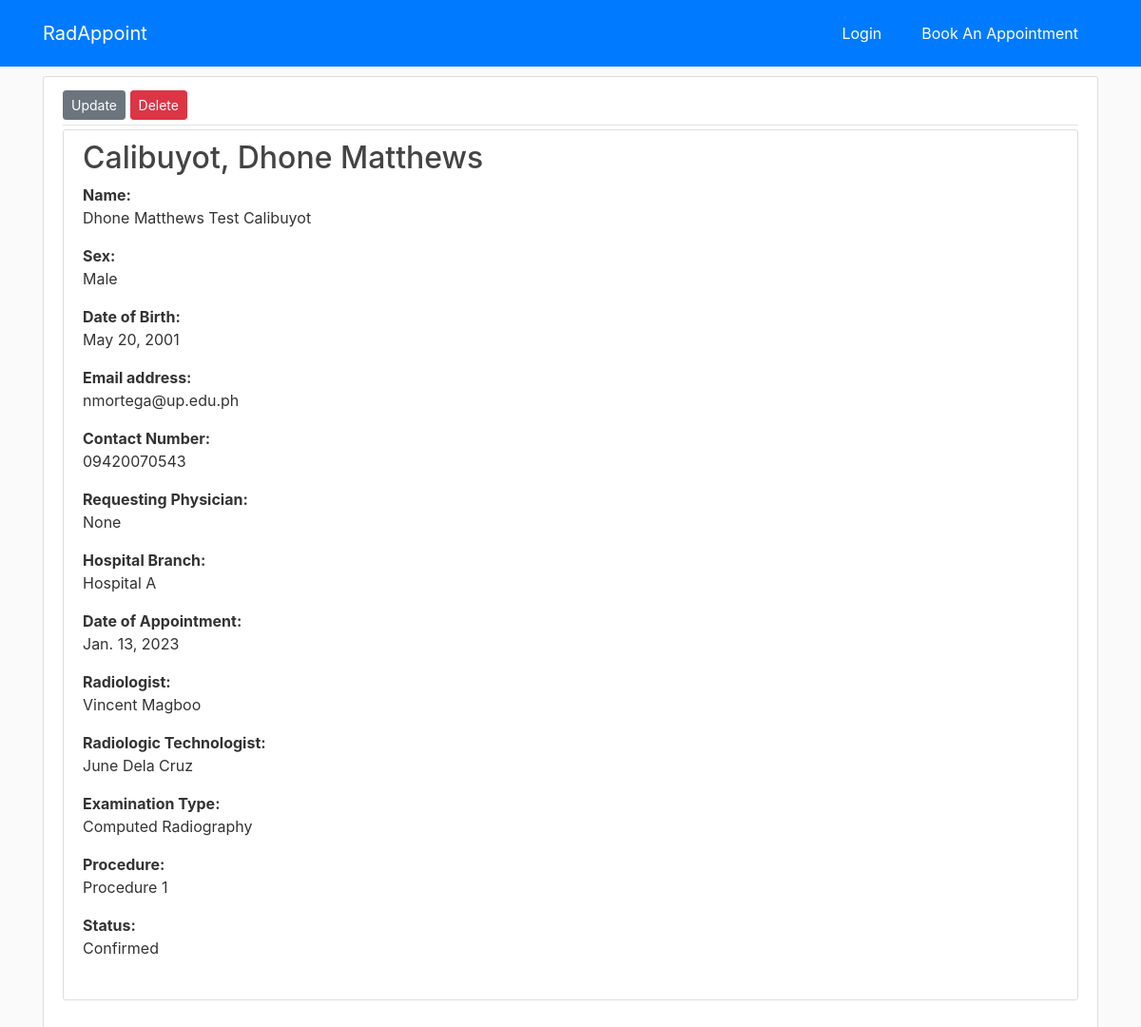
/booking/18/, run on the app's committed database.
### blog/models.py (models this page shows, shortened)
class Post(models.Model):
    last_name = models.CharField('Last Name', max_length=100, blank= True, null = True)
    first_name = models.CharField('First Name', max_length=100, blank= True, null = True)
    middle_name = models.CharField('Middle Name', max_length=100, blank= True, null = True)
    sex_choices = (
        ('Male', 'Male'),
        ('Female', 'Female'),
    )
    sex = models.CharField('Sex', max_length=100, choices = sex_choices, blank= True, null = True)
    date_of_birth = models.DateField('Date of Birth', auto_now_add = False, auto_now = False, blank = True, null = True)
    email_address = models.EmailField ('Email Address', blank= True, null = True)
    contact_number = models.CharField('Contact Number', blank= True, null = True, max_length=12)
    requesting_physician = models.CharField('Requesting Physician', max_length=100, blank= True, null = True)
    site_choices = (
        ('Hospital A', 'Hospital A'),
        ('Hospital B', 'Hospital B'),
        ('Hospital C', 'Hospital C'),
    )
    hospital_site = models.CharField('Select site', max_length=100, choices = site_choices, blank= True, null = True)
    preferred_date = models.DateField('Preferred Date', auto_now_add = False, auto_now = False, blank = True, null = True)
    exam_type_choices = (
        ('Computed Radiography', 'Computed Radiography'),
        ('Ultrasound', 'Ultrasound'),
        ('Magnetic Resonance Imaging', 'Magnetic Resonance Imaging'),
        ('Computerized Tomography', 'Computerized Tomography'),
    )
    exam_type = models.CharField('Examination Type', max_length=100, blank= True, null = True, choices = exam_type_choices)
    procedure_choices = (
        ('Procedure 1', 'Procedure 1'),
        ('Procedure 2', 'Procedure 2'),
    )
    procedure = models.CharField('Procedure', max_length=100, choices = procedure_choices, blank= True, null = True)
    doctors_request = models.TextField('Link of doctors request', default = '', blank= True, null = True)
    radiologist_name = models.CharField('Radiologist', max_length=100, blank= True, null = True)
    radtech_name = models.CharField('Radiologic Technologist', max_length=100, blank= True, null = True)
    status_choices = (
        ('Booked', 'Booked'),
        ('Confirmed', 'Confirmed'),
        ('Served', 'Served'),
    )
    status = models.CharField('Status', default='Booked', max_length=100, choices = status_choices, blank= True, null = True)

### blog/views.py (the view)
# urls.py: path('booking/<int:pk>/', PostDetailView.as_view(), name='post-detail'),
class PostDetailView(DetailView):
    model = Post

### blog/templates/blog/post_detail.html (shortened to what this page needs)
{% extends "blog/base.html" %}
{% load crispy_forms_tags %}
{% block content %}
    <article class="media content-section">
        <div class="media-body">
          <div class="article-metadata">
                <div>
                    <a class="btn btn-secondary btn-sm mt-1 mb-1" href="{% url 'post-update' object.id %}">Update</a>
                    <a class="btn btn-danger btn-sm mt-1 mb-1" href="{% url 'post-delete' object.id %}">Delete</a>
                </div>
          </div>
            <div class="content-section">
                <form method="POST">
                    <fieldset class="form-group">
                        <h2 class="article-title">{{ object.last_name }}, {{ object.first_name }}</h2>
                        <p><b>Name: </b><br> {{ object.first_name }} {{object.middle_name}} {{ object.last_name }} </p>
                        <p><b>Sex: <br></b> {{ object.sex }} </p>
                        <p><b>Date of Birth: <br></b> {{ object.date_of_birth }} </p>
                        <p><b>Email address: <br></b> {{ object.email_address }} </p>
                        <p><b>Contact Number: <br></b> {{ object.contact_number }} </p>
                        <p><b>Requesting Physician: <br></b> {{ object.requesting_physician }} </p>
                        <p><b>Hospital Branch: <br></b> {{ object.hospital_site }} </p>
                        <p><b>Date of Appointment: <br></b> {{ object.preferred_date }} </p>
                        <p><b>Radiologist: </b><br> {{ object.radiologist_name }} </p>
                        <p><b>Radiologic Technologist: </b><br> {{ object.radtech_name }} </p>
                        <p><b>Examination Type: </b><br> {{ object.exam_type }} </p>
                        <p><b>Procedure: <br></b> {{ object.procedure }} </p>
                        <p><b>Status: <br></b> {{ object.status }} </p>
                    </fieldset>
                </form>
            </div>
        </div>
    </article>
{% endblock content %}

### blog/static/blog/main.css (style rules this page uses)
body { background: #fafafa; color: #333333; margin-top: 5rem; }
h1, h2, h3, h4, h5, h6 { color: #3861de; font-style: bold; }
.content-section { background: #ffffff; padding: 10px 20px; border: 1px solid #dddddd; border-radius: 3px; margin-bottom: 20px; }
.article-title { color: #444444; }
.article-metadata { padding-bottom: 1px; margin-bottom: 4px; border-bottom: 1px solid #e3e3e3 }

### data on the page
Post: last_name "Calibuyot", first_name "Dhone Matthews", middle_name "Test", sex "Male", date_of_birth "May 20, 2001", email_address "nmortega@up.edu.ph", contact_number "09420070543", requesting_physician "None", hospital_site "Hospital A", preferred_date "Jan. 13, 2023", radiologist_name "Vincent Magboo", radtech_name "June Dela Cruz", exam_type "Computed Radiography", procedure "Procedure 1", status "Confirmed"
